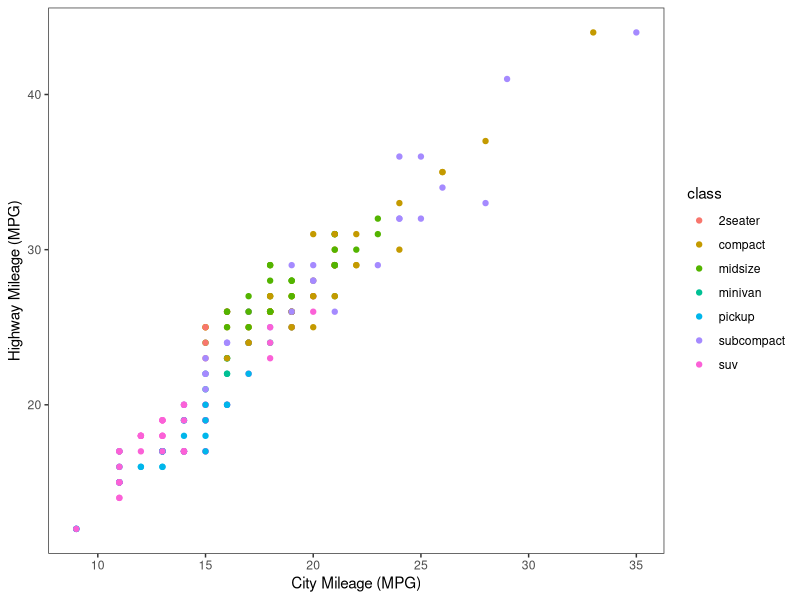
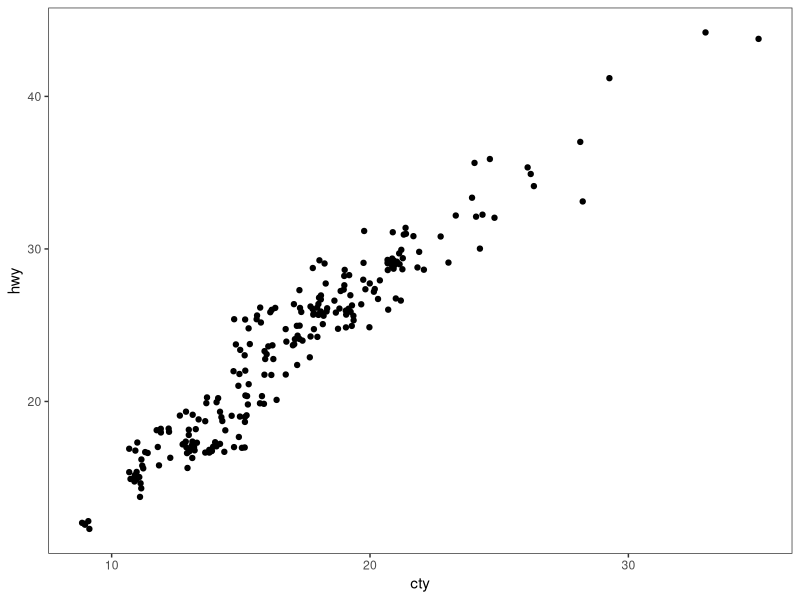
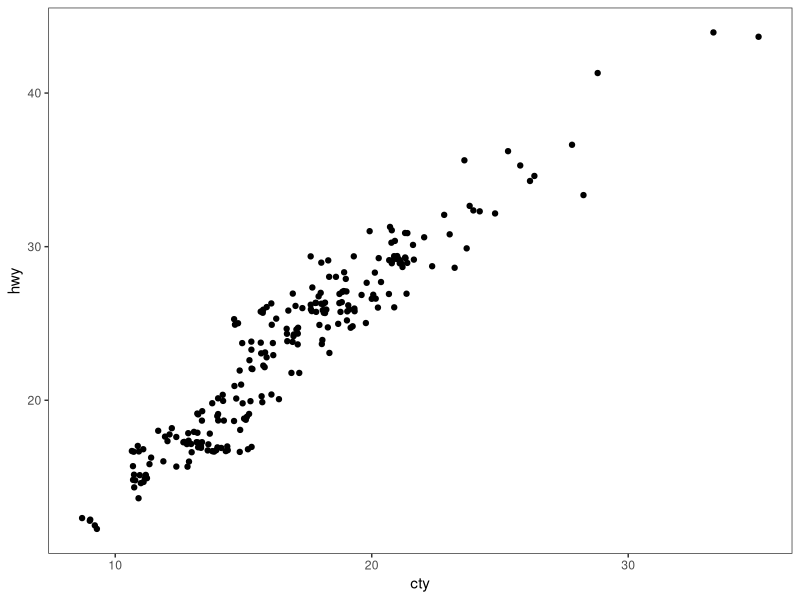
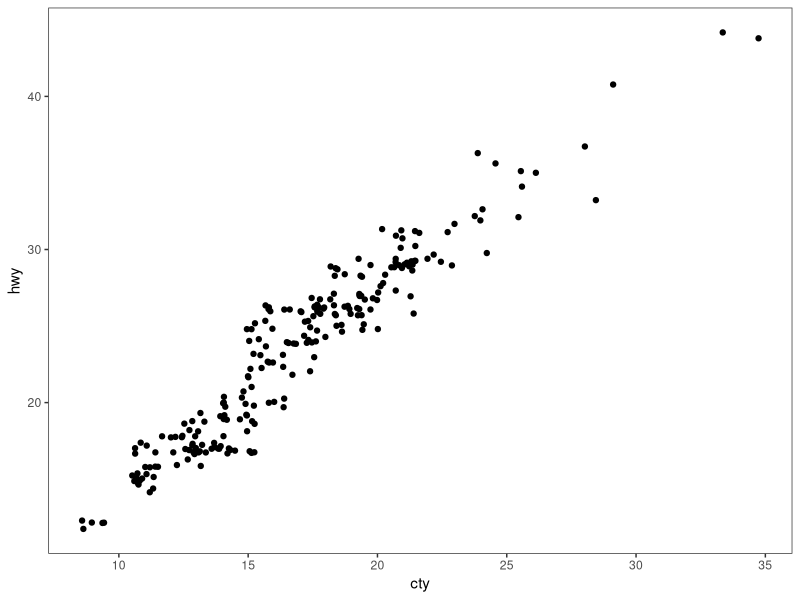

Source code (R) for these figures, in order: (Note: this script raises an error after producing the figures.)
# ---------------------------------------------------------- #
#### MODULE 3: Plot even more data!                       ####               
# ---------------------------------------------------------- #

## OBJECTIVE:
# 1. To develop a "grammar of graphics".
# 2. To become comfortable using ggplot2 for exploratory data visualization.


# ---------------------------------------------------------- #
#### SET UP:                                              ####
# ---------------------------------------------------------- #
# REMINDER: In RStudio, open the Rproject for our course (UNCG_DataWrangling), 
# pull any changes from GitHub, and navigate to the branch you created for 
# yourself (just a single branch for the whole semester) in RStudio's Git tab.
# Open this week's assignment in this new branch to complete and submit on GitHub.
# Ideally, you'll commit your answers a bit at a time as you work through
# this assignment, rather than committing all at once at the end.

# Reminder of some helpful resources for graphing in R:
# ggplot Cookbook: http://www.cookbook-r.com/Graphs/
# Official ggplot2 Book: https://ggplot2-book.org/
# Themes in ggplot2: https://ggplot2-book.org/polishing.html#themes

# In ggplot2, aesthetic means “something you can see”. Each aesthetic is a
# mapping between a visual cue and a variable.
# Examples include:
# position (i.e., on the x and y axes)
# color (“outside” color)
# fill (“inside” color)
# shape (of points)
# line type
# size

# Each type of geometric object (geom) accepts only a subset of all aesthetics.
# Refer to the geom help pages to see what mappings each geom accepts. Aesthetic
# mappings are set with the aes() function.

# TASK: We will be using the ggplot2 package for graphing. Fortunately, ggplot2 
# is nested within the tidyverse package (along with many others).
# Start by writing code to load the tidyverse library.
# HINT: see the end of assignment #1 if you forgot how to load a package.
library(tidyverse)

# TASK: Write code below to set your theme to black and white and both your major
# AND minor gridlines to element_blank for all plots you'll be making today.
# HINT: Check back to last week's assignment section 1.9 for setting themes for
# all plots.
theme_set(theme_bw())
theme_update(panel.grid.major = element_blank(),
             panel.grid.minor = element_blank())

# ---------------------------------------------------------- #
#### 1.0 CORRELATION                                      ####
# ---------------------------------------------------------- #

# We learned how to make correlations last week, but it never hurts to get
# more practice! Let's start by using a data set built into ggplot2.
# The mpg dataset looks at the gas efficiency of different cars. Run the following
# code to load the data:
data(mpg, package = "ggplot2")

# TASK: Create a scatterplot (i.e., a dot plot) to relate city and highway mileage.
# Color the points by the class of car (class column) and label the x and y axis 
# to be more informative (City Mileage (MPG) vs Highway Mileage (MPG)).
# HINT: Refer back to last week's assignment or the ggplot help resources if you 
# forget how to make a scatterplot.

ggplot(mpg, aes(x= cty, y=hwy))+
       geom_point(aes(color = class))+
  xlab("City Mileage (MPG)") + 
  ylab("Highway Mileage (MPG)")


# Looks alright, but the graph may be hiding some information...
# QUESTION: How many data points are in the mpg dataframe?
# ANSWER: There are 234 observations of 11 variables

# QUESTION: Approximately how many dots are in the graph you just made? How does
# that compare to the number of observations in the dataframe?
# ANSWER: 78, it is one third of the number of observations in the data frame.


# Try another correlation-focused geom that addresses this problem by running
# the following code:
ggplot(data=mpg, aes(x=cty, y=hwy)) + 
  geom_jitter()


# QUESTION: What happened when you created the plot with geom_jitter?
# ANSWER: More data points popped up on the graph

# QUESTION: Run the code to create a plot using geom_jitter a second time. Then run it
# again and again. What happens each time? Why is this happening?
# ANSWER: A new graph is produced that looks similar, but slightly different from the previous graph. This is happening because the points are randomly spaced out in a small amount to prevent overlapping of data points.
ggplot(data=mpg, aes(x=cty, y=hwy)) + 
  geom_jitter()

# TASK: The default in geom_jitter is to jitter (or slightly move) the points away
# from each other in both the x and y directions. Check the help file for geom_jitter
# and write code below to make a graph where you jitter points in only the x-dimension
# by 0.5.

ggplot(data=mpg, aes(x=cty, y=hwy)) + 
  geom_jitter(width = .5)

# ---------------------------------------------------------- #
#### 1.1 DETOUR! COLORS, COLORS, COLORS                   ####
# ---------------------------------------------------------- #

# Our world is so colorful, and our graphs can be too! But we want to be mindful
# of our color choices to not only be beautiful, but also informative and accessible.

# TASK: Create a new dataframe that filters our mpg data down to only information
# for car classes compact, midsize, and suv using an %in% statement. Name your 
# new dataframe mpgSubset.
# HINT: Refer back to the Transform assignment if you want help with %in% (or 
# try googling!)


# ggplot has lots of nice (and some not so nice) built-in color palettes that we 
# can use to fill our bars with color. Try running the following code:
ggplot(data=mpgSubset, aes(x=cty, y=hwy, color=class)) +
  geom_jitter()

# The code above supplies us with ggplot's default color palette, which I find not
# so pleasing. Let's try to change this!

# We can add a statement specifying the scale of colors we would prefer. One way
# to do this is to use other pre-set palettes from ggplot. Run the code below to 
# ask ggplot to use the color brewer's palette called Set 1.
ggplot(data=mpgSubset, aes(x=cty, y=hwy, color=class)) +
  geom_jitter() +
  scale_color_brewer(palette="Set1")

# Alternatively, we could use the "RdBu" palette:
ggplot(data=mpgSubset, aes(x=cty, y=hwy, color=class)) +
  geom_jitter() +
  scale_color_brewer(palette="RdBu")

# QUESTION: Investigate the color brewer's range of palettes at this website: 
# https://r-graph-gallery.com/38-rcolorbrewers-palettes.html
# What do you notice about the colors chosen from each of the palettes that we
# used above? (i.e., does it use the first three colors in the palette? The last
# three? Some other combination?)


# We could also pick out EXACTLY which colors we want for our figure. 
# There are 4 main ways to specify colors in R:
### by name
### by number
### by Hex code
### with the rgb() function

# By Name: R allows you to call more than 600 colors by name! Run the following
# code to see a list:
colors()

# We can put in the colors we chose for each variable by adding the 
# scale_color_manual() function to our plot. Try it out by running the following
# code:
ggplot(data=mpgSubset, aes(x=cty, y=hwy, color=class)) +
  geom_jitter() +
  scale_color_manual(values=c('midnightblue', 'cornflowerblue', 'tomato3'))


# You can also chose colors by number, which are assigned in R.

# TASK: Copy and paste the code to make our scatterplot and replace the color names
# with three numbers of your choice (between 1 and 657). How does your new figure look?
# HINT: remember to remove the quotation marks when calling numbers.


# QUESTION: How do you think you could figure out which color name belongs to
# each color number?
# HINT: Try creating a dataframe from color() by passing it into the
# as.data.frame() function.


# You can also chose colors by Hex code. A Hex color code is a 6-symbol code made
# of up to three 2-symbol elements (6 symbols in length all together). Each of 
# the 2-symbol elements represents a color value in the Red-Green-Blue (RGB) color
# scale from 0 to 255. Hex codes are written with a # in front of them. Let's try
# out calling our colors using hex code.
ggplot(data=mpgSubset, aes(x=cty, y=hwy, color=class)) +
  geom_jitter() +
  scale_color_manual(values=c('#191970', '#6495ED', '#FF6347'))

# There are two great things about hex codes. First, you can call ANY color you 
# want with a hex code. That is, you're not limited to the 657 colors that are
# in ggplot. By specifying the color by hex code, you can pick literally anything!

# TASK: Google the search term "color picker". This should bring up google's color
# picker (in addition to a billion other color picking websites). Use this color
# picker to generate the hex codes for three new colors of your choice. Then copy
# and paste the above code, replacing the hex codes with your color choices.


# The second great thing about hex codes is that you can control the transparency
# of your colors. Transparency is set in a hex code by adding two extra symbols
# to the end, which together make up the "alpha" element. Adding 00 to the end 
# of your hex code will make your color completely transparent, while adding FF 
# to the end will make it completely opaque. Any number/letters in-between will 
# result in partial transparency. You can find a complete list of transparencies
# between 0-100% here: https://gist.github.com/lopspower/03fb1cc0ac9f32ef38f4

# TASK: Try out transparency by copying and pasting your graph code below and
# adding the alpha element to the end of each of your hex codes to make your
# first color 0% transparent, your second color 50% transparent, and your third
# color 100% transparent.


# QUESTION: What happened to the point that you set to 100% transparent?


# Finally, we can set our colors using the rgb() function. This operates very
# similarly to the hex code, where you can pick exactly the color and transparency
# you want. Try it out by running the following code:
ggplot(data=mpgSubset, aes(x=cty, y=hwy, color=class)) +
  geom_jitter() +
  scale_color_manual(values=c(rgb(.10, .10, .44, 1), rgb(.39, .58, .93, 1), rgb(1.0, .39, .28, 1)))

# TASK: Modify the above code to make all of your points 50% transparent.

# There are so many inventive and artistic people in the world who have expanded
# the offerings for colors in ggplot. Check out some notable ones listed below
# when choosing colors for this assignment.
### Color-blind friendly palettes: https://github.com/JLSteenwyk/ggpubfigs
### Color palettes from vintage National Parks posters: https://github.com/katiejolly/nationalparkcolors
### Color palettes based on Wes Anderson movies: https://github.com/karthik/wesanderson
### Color palettes from famous Dutch paintings: https://github.com/EdwinTh/dutchmasters


# ---------------------------------------------------------- #
#### 1.2 DETOUR! LEGENDS                                  ####
# ---------------------------------------------------------- #

# When you specify colors in your ggplot code, R throws in a bonus legend for free!
# However, this legend is often not as clear or visually appealing as we might 
# prefer. But as with all geometric objects in ggplot, legends can be easily altered.

# Run the following code to create a scatter plot. Feel free to modify the colors
# as you prefer!
ggplot(data=mpgSubset, aes(x=cty, y=hwy, color=class)) +
  geom_jitter()

# QUESTION: Where did ggplot get the legend title and values from?


# We could change the title and values in our legend by altering the dataframe
# we are passing into ggplot. But that seems a bit drastic. Instead, we can 
# lean on the same code that specifies our color picks to alter the legend text.
# Try it out by running the following code:
ggplot(data=mpgSubset, aes(x=cty, y=hwy, color=class)) + 
  geom_jitter() + 
  scale_color_manual(values=c('#FCBA03', '#380754', '#496916'),
                     name='Class of Car', 
                     breaks=c('suv', 'midsize', 'compact'), 
                     labels=c('SUV', 'Midsize', 'Compact'))


# TASK: Label each line of the code above with what it is doing.
# HINT: Check the scale_color_manual help file or ggplot Cookbook for more info.


# IMPORTANT: It is important to pay attention to the order you provide ggplot with 
# your color choices and legend labels! Try running the following code:
ggplot(data=mpgSubset, aes(x=cty, y=hwy, color=class)) + 
  geom_jitter() + 
  scale_color_manual(values=c('#FCBA03', '#380754', '#496916'), 
                     name='Class of Car', 
                     breaks=c('suv', 'midsize', 'compact'), 
                     labels=c('Compact', 'SUV', 'Midsize')) 


# QUESTION: What is wrong with the code above? Why is it so important to be
# careful with the order you pass information into ggplot?


# While changing the legend text and factor order takes place in the scale_color_manual
# step, moving the legend around on the graph page is part of the graph theme. We
# can try this out using the code below:
ggplot(data=mpgSubset, aes(x=cty, y=hwy, color=class)) + 
  geom_jitter() + 
  theme(legend.position='top')


# TASK: Modify the code above to have the legend display along the bottom of
# the figure.


# We can also have the legend located within the area of the graph itself! We can 
# do this by specifying the coordinates for where the legend should go within the
# graph axes. First we set the legend position and then we set the anchoring 
# position by justifying the legend.
### bottom left: 0,0
### bottom right: 1,0
### top left: 0,1
### top right: 1,1

# Try it out by running the following code:
ggplot(data=mpgSubset, aes(x=cty, y=hwy, color=class)) + 
  geom_jitter() + 
  theme(legend.position=c(1,0), legend.justification=c(1,0))

# QUESTION: What happens if you don't include the code for legend justification
# above?


# TASK: Copy and paste the code from above. Modify it to place the legend in the
# upper left part of the graph.


# Finally, we might want to remove the legend altogether! We would do so by
# modifying the theme as well. 

# TASK: Check the ggplot cookbook to find the legends section. Read what it says 
# about removing the legend. Then copy and paste the graph code from above. Modify
# the code to remove the legend.


# ---------------------------------------------------------- #
#### 2.0 DEVIATION                                        ####
# ---------------------------------------------------------- #

# Used to compare variation in values between small number of items (or categories) 
# with respect to a fixed reference.

# Whether the graphical type is a deviation graph or a composition graph (or a 
# ranking graph) may depend on the underlying data structure.

# We used geom_bar() last week with factor data to create a bar graph. But
# geom_bar() is a bit tricky because it can make EITHER a bar graph or a histogram
# depending on the data you give it. The default of geom_bar() is to set stat to 
# count so if you give it just a continuous x value, it will make a histogram. Try
# it with the following code:
ggplot(data=mpg, aes(x=hwy)) + 
  geom_bar()

# In order to have the geom create bars and not a histogram, you must:
# 1) Set stat = identity
# 2) Provide both an x and a y inside the aes(), where x is either a character 
# or factor and y is numeric.

# TASK: Create a dataframe of summary statistics for the mpg data, calculating the
# mean, standard deviation, and standard error for highway mpg grouping by class.
# Name the resulting dataframe highwayMPG and your new variables hwy_mean, hwy_sd,
# and hwy_se.
# HINT: Look back at the Transform assignment if you forget how to summarize the
# data. Also recall, standard error = 1.96*standard deviation.


# TASK: Create a bar graph showing the average highway MPG on the y-axis and 
# car class on the x-axis. Fill the bars by class. Add in error bar caps that are 20%
# the width pf the bars.
# HINT: Don't forget to change stat from the default in your geom_bar() statement!


# ---------------------------------------------------------- #
#### 2.1 DETOUR! COLORS AND LEGENDS, AGAIN                ####
# ---------------------------------------------------------- #

# Recall that some geometric elements require fills instead of (or sometimes in
# addition to) colors.

# TASK: Create a bar graph with the mpg summary stats with the following parameters:
# (1) Black bar outline
# (2) Bars filled with the color brewer palette "Dark2" using the scale_fill_manual
#     statement
# (3) No legend
# (4) Informative x- and y-axis labels. 

# HINT: Carefully consider whether your color and/or fill should go within an aes() 
# statement, the scale_fill_manual or scale_color_manual statements, or neither.
# If in doubt, try a bunch of ways until it looks how we want it. And consult 
# your helpful ggplot resources on the web.


# ---------------------------------------------------------- #
#### 2.2 DETOUR! AXIS MODIFICATIONS                       ####
# ---------------------------------------------------------- #

# Run the following code, feeling free to modify colors as you prefer:
ggplot(data=highwayMPG, aes(x=class, y=hwy_mean, fill=class)) +
  geom_bar(stat='identity') 

# QUESTION: Where is ggplot getting the x-axis tick labels from?


# Often our tick labels are not the best. We can modify them to be more informative
# or visually appealing by directly modifying the dataframe, but again this feels
# a bit extreme. Instead, we can directly modify the scale of the axis. For axes
# that deal with categories, we are setting the discrete scale. Try it out by
# running the following code:
ggplot(data=highwayMPG, aes(x=class, y=hwy_mean, fill=class)) +
  geom_bar(stat='identity') +
  scale_x_discrete(labels=c('sport', 'compact', 'midsize', 'minivan', 'pickup', 'subcompact', 'SUV'))

# We can also change the scale of the continuous axes, including how large they are
# and where the tick marks fall as follows:
ggplot(data=highwayMPG, aes(x=class, y=hwy_mean, fill=class)) +
  geom_bar(stat='identity') +
  scale_y_continuous(breaks=seq(0, 50, 10)) +
  coord_cartesian(ylim=c(0,50))

# QUESTION: Try running the code above without the coord_cartesian() statement. 
# What is surprising about the resulting graph? Based on this result, what do you
# think the coord_cartesian() statement does?


# We can also add a statement into the scale discrete or continuous statements
# to name our axes, rather than putting in a whole separate step of xlab() or ylab().
# Try it out with the following code:
ggplot(data=highwayMPG, aes(x=class, y=hwy_mean, fill=class)) +
  geom_bar(stat='identity') +
  scale_x_discrete(name='Class of Car') +
  scale_y_continuous(name='Mean Highway MPG')


# Finally, we can flip our axes easily in ggplot as follows:
ggplot(data=highwayMPG, aes(x=class, y=hwy_mean, fill=class)) +
  geom_bar(stat='identity') +
  coord_flip()


# TASK: Let's put it all together. Make a graph of the mpg summary stats with the
# following specifications:
# (1) color by class of car using a color scheme of your choice (not the default)
# (2) plot the class of car on the x-axis and the highway MPG on the y axis
# (3) include better names for the x- and y-axis titles
# (4) include better names for the car classes
# (5) set the scale of the highway mpg to run from 0 to 30 with breaks every 5 
# (6) flip your axes
# (7) remove the legend


# ---------------------------------------------------------- #
#### 3.0 RANKING                                          ####
# ---------------------------------------------------------- #
# Used to compare the position or performance of multiple items with respect to 
# each other. Actual values matters somewhat less than the ranking.

# TASK: Create a dataframe of summary statistics for the mpg data, calculating the
# mean, standard deviation, and standard error for CITY mpg grouping by class.
# Name the resulting dataframe cityMPG and your new variables city_mean, city_sd,
# and city_se.
# HINT: Look back at the Transform assignment if you forget how to summarize the
# data. Also, standard error = 1.96*standard deviation.


# Now we want to plot our data in order from smallest to largest city MPG to get
# a ranking. To do so, we need to use the reorder() function to rearrange the data
# going into our x-axis.
ggplot(cityMPG, aes(x=reorder(class, city_mean), y=city_mean)) + 
  geom_bar(stat="identity")

# TASK: Recreate the above ranking figure to include the following:
# (1) class of car on the x-axis with informative axis and tick labels
# (2) MPG ordered from highest to lowest (hint: try google if you're unsure)
# (3) bars with dary grey outlines and filled by class with your favorite color scheme
# (4) error bars with end caps 30% the width of the bars
# (5) y-axis from 0 to 30 with tick marks every 5
# (6) no legend.


# ---------------------------------------------------------- #
#### 4.0 DISTRIBUTION                                     ####
# ---------------------------------------------------------- #
# When you have lots and lots of data points and want to study where and how the
# data points are distributed.

# Histograms can be accomplished with either geom_bar() or geom_histogram()
ggplot(mpg, aes(hwy)) + 
  geom_histogram()

# TASK: Recreate the graph above, but using geom_bar() instead


# TASK: Try making a histogram with the categorical variable 'manufacturer'.
# What error message do you get?


# QUESTION: What happens when you follow the advice of the error message and 
# make stat='count'?
ggplot(mpg, aes(manufacturer)) + 
  geom_histogram(stat="count")


# TASK: Make a boxplot comparing the distribution of cty (city mileage) for
# each class of car.
# HINT: Look back to last week if you forget how to make a boxplot.


# We can also make a different type of distribution, a violin plot using the 
# geom_violin statement as follows:
ggplot(mpg, aes(x=class, y=cty)) + 
  geom_violin()

# QUESTION: What does a violin plot show? Check google if you're unsure.


# ---------------------------------------------------------- #
#### 5.0 COMPOSITION                                      ####
# ---------------------------------------------------------- #
# Bar charts and pie charts are classic ways of showing composition of a dataset.

# TASK: Let's get some data for this task by determining the number of cars from 
# each car manufacturer in our mpg dataframe. We can do this as follows:
manufacturerFreq <- mpg %>% 
  group_by(manufacturer) %>% 
  summarize(frequency=length(manufacturer)) %>% 
  ungroup()

# TASK: Make a bar graph of the number of cars (frequency) by manufacturer using
# the dataframe we created above.


# We can switch the bar chart you created above into a pie chart simply by changing
# the coordinate system through a series of steps as follows:

ggplot(manufacturerFreq, aes(x=manufacturer, y=frequency)) +
  geom_bar(stat="identity") +
  coord_polar()

ggplot(manufacturerFreq, aes(x=manufacturer, y=frequency, fill=manufacturer)) +
  geom_bar(stat="identity") +
  coord_polar()

ggplot(manufacturerFreq, aes(x="", y=frequency, fill=manufacturer)) +
  geom_bar(stat="identity", width=1) +
  coord_polar()

ggplot(manufacturerFreq, aes(x="", y=frequency, fill=manufacturer)) +
  geom_bar(stat="identity", width=1) +
  coord_polar(theta="y")

ggplot(manufacturerFreq, aes(x="", y=frequency, fill=manufacturer)) +
  geom_bar(stat="identity", width=1) +
  coord_polar(theta="y", start=0) +
  theme_void() +
  theme(legend.title = element_text(size = 12.5), 
        legend.text  = element_text(size = 8.5),
        legend.key.size = unit(.75, "lines"))

# TASK: Annotate the code below to describe what each line does:
ggplot(manufacturerFreq, aes(x="", y=frequency, fill=manufacturer)) +
  geom_bar(stat="identity", width=1) +
  coord_polar(theta="y", start=0) +
  theme_void() +
  theme(legend.title = element_text(size = 12.5), 
        legend.text  = element_text(size = 8.5),
        legend.key.size = unit(.75, "lines"))


# ---------------------------------------------------------- #
#### 6.0 CHANGE                                           ####
# ---------------------------------------------------------- #

# Time series are often best visualized with line graphs. Let's try this out
# with some new data:
data("economics")

# TASK: Use the economics dataset to plot the number of people who are unemployed
# over time (unemploy vs date). Make a scatterplot, then connect the points with 
# lines using geom_line().
# HINT: use ?economics to get more information about this dataset.




# ---------------------------------------------------------- #
#### GROUPS AND MAPS                                      ####
# ---------------------------------------------------------- #

# Let's save these for group project options, this assignment is really long!









# REMEMBER: Save and push your script when you're done with this assignment!
